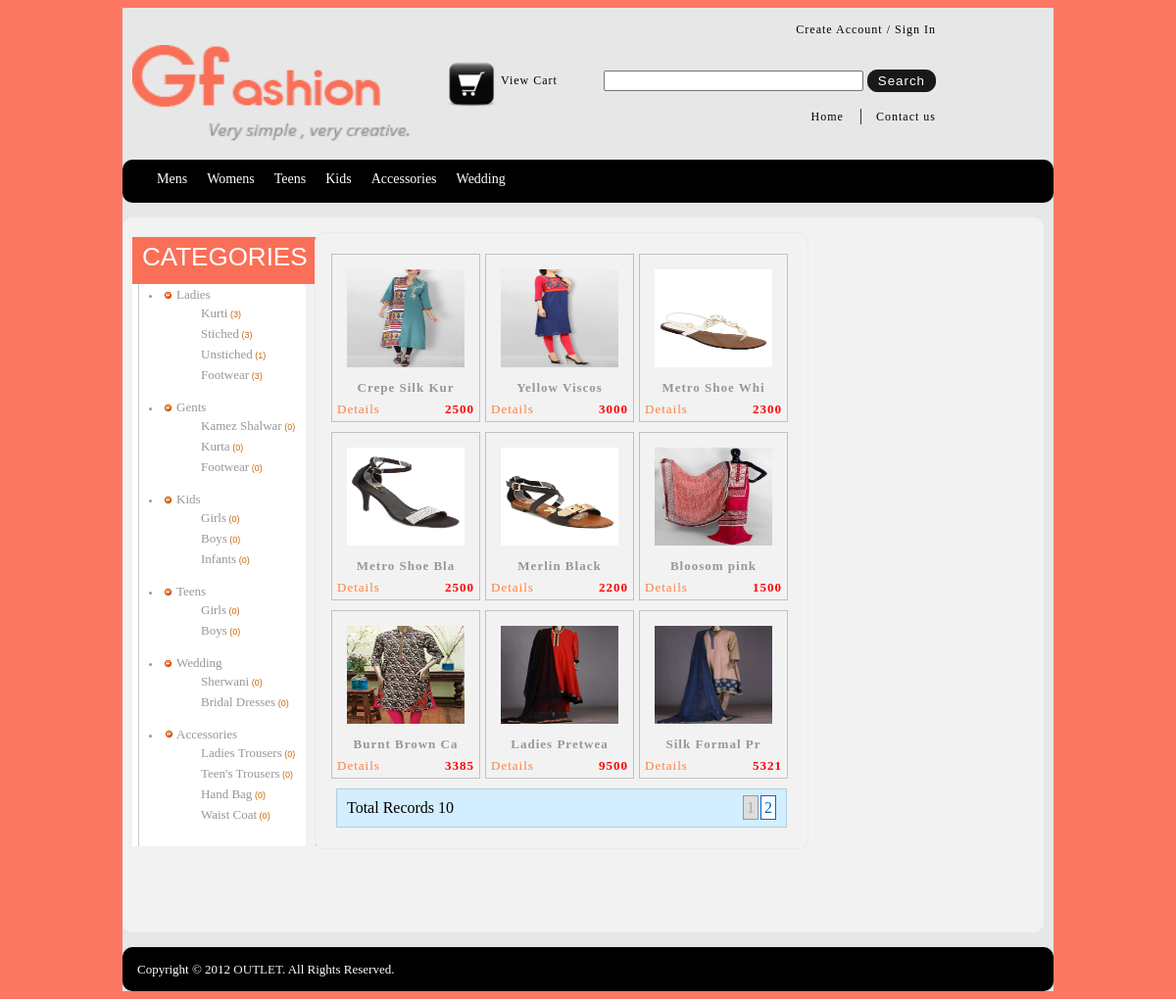
The page /products.php?cat_id=18 on the database its author committed.
### tables this page shows
CREATE TABLE IF NOT EXISTS `product_categories` (
  `id` int(11) NOT NULL AUTO_INCREMENT,
  `name` varchar(250) NOT NULL,
  `locked` enum('no','yes') NOT NULL DEFAULT 'no',
  PRIMARY KEY (`id`)
);

CREATE TABLE IF NOT EXISTS `product_subcategories` (
  `id` int(11) NOT NULL AUTO_INCREMENT,
  `categoryid` int(11) NOT NULL,
  `name` varchar(80) NOT NULL,
  PRIMARY KEY (`id`)
);

CREATE TABLE IF NOT EXISTS `products` (
  `id` int(11) NOT NULL AUTO_INCREMENT,
  `categoryid` int(11) NOT NULL,
  `sub_cat_id` int(11) NOT NULL,
  `title` varchar(80) NOT NULL,
  `description` text NOT NULL,
  `detail` text NOT NULL,
  `price` int(11) NOT NULL,
  `pic1` varchar(80) NOT NULL,
  `pic2` varchar(250) NOT NULL,
  `pic3` varchar(250) NOT NULL,
  `pic4` varchar(250) NOT NULL,
  `pic5` varchar(250) NOT NULL,
  `pic6` varchar(250) NOT NULL,
  `pic7` varchar(250) NOT NULL,
  `pic8` varchar(250) NOT NULL,
  `pic9` varchar(250) NOT NULL,
  `featured` enum('featured','normal') NOT NULL DEFAULT 'featured',
  `date_created` int(11) NOT NULL,
  `locked` enum('no','yes') NOT NULL DEFAULT 'no',
  `newarrival` enum('false','true') NOT NULL DEFAULT 'false',
  PRIMARY KEY (`id`)
);

### includes/classes/products.php (called while the page is built, shortened)
<?php
	class Products{
		private $db;
		function __construct($db){
			$this->db=$db;
		}
		function get_category_list(){
			$result=$this->db->query("select * from product_categories ");
			return $result;
		}
		function get_sub_cat_by_cat_id($id){
			$result=$this->db->query("select * from product_subcategories where categoryid='$id' ");
			return $result;
		}
		function get_display_image($id){
			$row=$this->db->fetch_array_by_query("select * from products where id=$id");
			for ($i=1;$i<=9;$i++){
				if ($row['pic'.$i]!='')
					return $row['pic'.$i];
			}
			return 'no-image.gif';
		}
	}
	$pro=new Products($db);
?>

### includes/classes/db.php (called while the page is built, shortened)
<?php
	class Database{
		function query($query){
			$result=mysql_query($query);
			if(!$result){
				echo $this->err_msg = '<div style="border:dashed 1px #ff0000; background:#ffffcc; padding:10px; margin:5px; color:#ff0000">'.mysql_error().'<br><br>'.$query.'</div>';
				return false;
			}else{
				return $result;
			}
		}
		function fetch_array($result){
			return mysql_fetch_array($result);
		}
		function num_rows($result){
			return mysql_num_rows($result);
		}
		function fetch_array_by_query($query){
			$result=$this->query($query);
			return mysql_fetch_array($result);
		}
	}
?>

### includes/classes/categories.php (called while the page is built, shortened)
<?php
	class product_categories{
		private $db;
		function __construct($db){
			$this->db=$db;
		}
		function get_product_count($sub_cat_id){
			$result=$this->db->query("select count(*) as total from products where sub_cat_id=$sub_cat_id");
			$row=$this->db->fetch_array($result);
			return $row['total'];
		}
	}
	$c=new product_categories($db);
?>

### products.php (the view, shortened to what this page needs)
<?php
	include("includes/classes/db.php");
	include("includes/classes/cart.php");
	include("includes/classes/products.php");
	include("includes/classes/members.php");
	include("includes/classes/paging.php");
	include("includes/classes/categories.php");
	$id=intval($_REQUEST['cat_id']);
	$sub_cat_id=intval($_REQUEST['sub_cat_id']);
?>
<!DOCTYPE html PUBLIC "-//W3C//DTD XHTML 1.0 Transitional//EN" "http://www.w3.org/TR/xhtml1/DTD/xhtml1-transitional.dtd">
<html xmlns="http://www.w3.org/1999/xhtml">
<head>
	<?php require("includes/common-header.php")?>
</head>
<body style=" background-color: #FC7862;">
    <div id="outer-wrapper" >
    	<?php require("includes/header.php")?>
   		<?php require("includes/navi.php")?>
        <div id="content" >
            <div id="leftcontainer" >
                <?php include("includes/left.php");?>
            </div>
            <div id="centercontainer" >
                   	<?php
						if($id > 0){
							$where=" and categoryid=".$id;
						}
						else if($sub_cat_id > 0){
							$where=" and sub_cat_id=".$sub_cat_id;
						}
						$query="select * from products where locked='no' ".$where;
						$results_per_page=9;
						$page=intval($_REQUEST['page']);
						if($page<1) $page=1;
						$pg=new Paging($db,$query,$page,$results_per_page);
						$start=$pg->get_start();
						$query.=" order by id desc limit $start,$results_per_page";
						$res_pr=$db->query($query);
                        while($row=$db->fetch_array($res_pr)){
					?>
                   <div id="product">
                     <a href="product-detail.php?id=<?php echo $row['id'];?>"><img src="product-pics/<?php echo $pro->get_display_image($row['id']);?>" width="120" height="100" border="0"/></a>
                     <div id="info" style="margin-top:10px;"><?php echo substr($row['title'],0,14);?></div>
        	             <div id="info" style="padding:0px 5px;	margin:0px;float:left" > <a href="product-detail.php?id=<?php echo $row['id'];?>">Details</a> </div>
                         <div id="info" style="padding:0px 5px;margin:0px;float:right;color:#F00" ><?php echo $row['price']; ?></div>
					</div>
                   <?php } ?>
                  <?php if($pg->get_total_records() >0) {?>
                  <div class="pagingBar" style="margin:10px;">
                    	<div style="float:left">
                        	Total Records <?php echo $pg->get_total_records() ?>
                        </div>
                        <div style="float:right">
                        </div>
                        <br style="clear:both" />
                    </div>
                  <?php } else {?>
                  			<div style="font-family:Verdana, Geneva, sans-serif;font-size:16px;color:#F00;">No Product Found</div>
                  <?php } ?>
            </div>
        </div>
       <?php require("includes/footer.php")?>
    </div>
</body>
</html>

### includes/left.php (shortened to what this page needs)
<div class="left_section">
    <div class="cat_Leftheading">CATEGORIES</div>
	<div class="left_cat_bg">
        <ul id="gray" class="treeview-famfamfam">
			<?php
                $cat_result=$pro->get_category_list();
                while($cat_row = mysql_fetch_array($cat_result)){
            ?>
            <li class="cat_list_head">
                <span><a href="products.php?cat_id=<?php echo $cat_row['id']?>"><?php echo $cat_row['name']?></a></span>
                <ul>
					<?php
                      $cat_id = $cat_row['id'];
                      $subcat_result = $pro->get_sub_cat_by_cat_id($cat_id);
                      while($subcat_row = mysql_fetch_array($subcat_result)){
                    ?>
                    <li ><span><a href="products.php?sub_cat_id=<?php echo $subcat_row['id']?>"><?php echo ucfirst($subcat_row['name'])?></a> <span style="color:#C60">(<?php echo $c->get_product_count($subcat_row['id'])?>)</span></span></li>
                    <?php
                      }
                    ?>
                </ul>
            </li>
			<?php
                }
            ?>
        </ul>
 	</div>
</div><?php

### css/styles.css (style rules this page uses)
#outer-wrapper { margin:auto; width:950px; height:auto; background-color: #E7E7E7; }
#content { width:920px; min-height:700px; margin:15px 0px; padding:15px 10px; border-radius:10px; background:#F2F2F2 !important; background: -moz-linear-gradient(top,#fe802a,#ff6801); background: -webkit-gradient(linear, left top, left bottom, from(#fe802a), to(#ff6801)); }
#leftcontainer { padding:5px 0px; width:170px; float:left; height:auto; }
#leftcontainer ul { padding:0px 0px 10px 25px; }
#leftcontainer li { list-style:disc;color:#979797; }
#leftcontainer a { text-decoration:none; color: #979797; font:13px verdana; }
#centercontainer { margin:0px 16px; padding:11px;width:480px; float:left; height:auto; border-radius:10px; border:1px solid #EBEBEB;background-color:#F2F2F2; }
#product { float:left; height:150px; width:150px; margin-left:5px; border:1px solid #C1C1C1; text-align:center;padding:15px 0px 5px 0px; margin-top:10px; }
#info { margin-top:10px; line-height:22px;color:#979797; font-size:13px; letter-spacing:1px; font-weight:600; }
#info a { font-size:13px; text-decoration:none;letter-spacing:1px; color:#FF8040; font-weight:normal; }
.pagingBar { border:solid 1px #B0CEDF; background:#D3EEFE; padding:10px; margin-bottom:10px; }
.left_section { float:left; width:187px; border-right:1px solid #cacaca; }
.cat_Leftheading { width:177px; height:43px; font-family:Arial, Helvetica, sans-serif; font-size:26px; color:#fff; background-color:#FA6F57; padding:5px 0 0 10px; }
.left_cat_bg { background:url(../images/catagoryleftitem_03.jpg) repeat-y; min-height:400px; width:172px; padding:0 0 0 5px; }
.left_cat_bg ul { padding:0px 0 0 15px; margin:0; list-style:none; font-family:Arial, Helvetica, sans-serif; font-size:12px; }
.left_cat_bg ul li.cat_list_head { font-family:Arial, Helvetica, sans-serif; font-size:11px; font-weight:bold; padding-bottom:2px; }
.left_cat_bg ul li.cat_list_head a { color:#91919 !important; text-decoration:none; }
.left_cat_bg ul li ul { padding:0; margin:0; list-style:none; }
.left_cat_bg ul li ul li { overflow:hidden; font-weight:normal; padding-bottom:2px; font-size:9px !important; }
.left_cat_bg ul li ul li a { text-decoration:none; color:#666666; }

### rows shown on the page
product_categories: name "Ladies"
product_subcategories: name "Kurti", product_count "3"
product_subcategories: name "Stiched", product_count "3"
product_subcategories: name "Unstiched", product_count "1"
product_subcategories: name "Footwear", product_count "3"
product_categories: name "Gents"
product_subcategories: name "Kamez Shalwar", product_count "0"
product_subcategories: name "Kurta", product_count "0"
product_subcategories: name "Footwear", product_count "0"
product_categories: name "Kids"
product_subcategories: name "Girls", product_count "0"
product_subcategories: name "Boys", product_count "0"
product_subcategories: name "Infants", product_count "0"
product_categories: name "Teens"
product_subcategories: name "Girls", product_count "0"
product_subcategories: name "Boys", product_count "0"
product_categories: name "Wedding"
product_subcategories: name "Sherwani", product_count "0"
product_subcategories: name "Bridal Dresses", product_count "0"
product_categories: name "Accessories"
product_subcategories: name "Ladies Trousers", product_count "0"
product_subcategories: name "Teen's Trousers", product_count "0"
product_subcategories: name "Hand Bag", product_count "0"
product_subcategories: name "Waist Coat", product_count "0"
products: id+pic1 (picture), title "Crepe Silk Kur", price "2500"
products: id+pic1 (picture), title "Yellow Viscos", price "3000"
products: id+pic1 (picture), title "Metro Shoe Whi", price "2300"
products: id+pic1 (picture), title "Metro Shoe Bla", price "2500"
products: id+pic1 (picture), title "Merlin Black", price "2200"
products: id+pic1 (picture), title "Bloosom pink", price "1500"
products: id+pic1 (picture), title "Burnt Brown Ca", price "3385"
products: id+pic1 (picture), title "Ladies Pretwea", price "9500"
products: id+pic1 (picture), title "Silk Formal Pr", price "5321"

### other values the page prints
$pg->get_total_records() "10"
